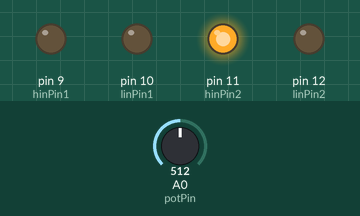
A sketch run on a simulated Arduino Uno, built with avr-gcc and run on an emulated ATmega328P. On the bench: output pins drawn as LEDs (lit = HIGH). The inputs (shaded band) are chosen by the test bench; at power-on: A0 (potPin) = 512.

Above: at 0.1 s.
At 1.2 s:
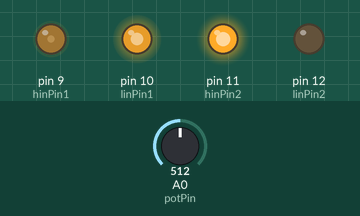
Timing chart, 0 to 0.5 s (numbered marks = the images above; inputs shaded):
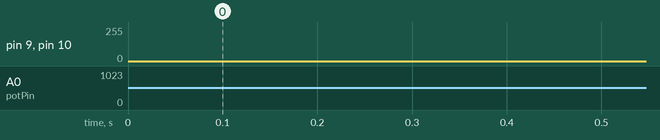

The sketch:

IR2104_CSD19535KCS5.ino
```cpp
// PWM pins for HIN1, LIN1, HIN2, LIN2 (IR2104 inputs)
int hinPin1 = 9;   // Left high-side MOSFET
int linPin1 = 10;  // Left low-side MOSFET
int hinPin2 = 11;  // Right high-side MOSFET
int linPin2 = 12;  // Right low-side MOSFET

// Potentiometer pin for speed control
int potPin = A0;

// Parameters for sine wave generation
const int pwmFrequency = 15000;     // 15kHz PWM frequency
const int sineFrequency = 60;       // 60Hz AC frequency
const int numSamples = 256;         // Number of samples for one sine wave period
int sineTable[numSamples];          // Sine wave lookup table

void setup() {
  // Set PWM pins as output
  pinMode(hinPin1, OUTPUT);
  pinMode(linPin1, OUTPUT);
  pinMode(hinPin2, OUTPUT);
  pinMode(linPin2, OUTPUT);

  // Set up PWM
  setupPWM_15kHz();
  setupPWM_15kHz_Timer2();

  // Initialize sine table for 60Hz waveform (scaled for 8-bit PWM)
  for (int i = 0; i < numSamples; i++) {
    sineTable[i] = int(127.5 * (1 + sin(2 * PI * i / numSamples)));  // 0 to 255 range
  }
}

void loop() {
  // Read the potentiometer value (0 to 1023)
  int potValue = analogRead(potPin);
  int pwmAmplitude = map(potValue, 0, 1023, 0, 255);  // Amplitude scaling factor

  // Generate a 60Hz sine-modulated PWM
  for (int i = 0; i < numSamples; i++) {
    int sineValue = sineTable[i];  // Get sine wave value from lookup table

    // Scale sine value by amplitude from potentiometer
    int modulatedPWM = sineValue * pwmAmplitude / 255;

    // Apply PWM signals to the H-bridge
    analogWrite(hinPin1, modulatedPWM);        // Left high-side MOSFET
    analogWrite(linPin1, 255 - modulatedPWM);  // Left low-side MOSFET

    analogWrite(hinPin2, 255 - modulatedPWM);  // Right high-side MOSFET
    analogWrite(linPin2, modulatedPWM);        // Right low-side MOSFET

    delayMicroseconds(1000 * 16 / numSamples); // Delay for one sample (16.67ms / 256 samples)
  }
}

void setupPWM_15kHz() {
  // Configuring Timer 1 for 15kHz PWM on pins 9 and 10 (using 8-bit Fast PWM mode)
  TCCR1A = _BV(WGM10) | _BV(COM1A1) | _BV(COM1B1); // Set Fast PWM mode (8-bit) and enable PWM on OC1A (pin 9) and OC1B (pin 10)
  TCCR1B = _BV(WGM12) | _BV(CS10);  // No prescaling (CS10), 15.625 kHz frequency with 16MHz clock
  OCR1A = 0;  // Initial duty cycle for HIN1 (pin 9)
  OCR1B = 0;  // Initial duty cycle for LIN1 (pin 10)
}

void setupPWM_15kHz_Timer2() {
  // Configuring Timer 2 for 15kHz PWM on pins 11 and 12 (using 8-bit Fast PWM mode)
  TCCR2A = _BV(WGM20) | _BV(COM2A1) | _BV(COM2B1); // Set Fast PWM mode (8-bit) and enable PWM on OC2A (pin 11) and OC2B (pin 12)
  TCCR2B = _BV(WGM22) | _BV(CS20);  // No prescaling, ~15kHz PWM
  OCR2A = 0;  // Initial duty cycle for HIN2 (pin 11)
  OCR2B = 0;  // Initial duty cycle for LIN2 (pin 12)
}
```
